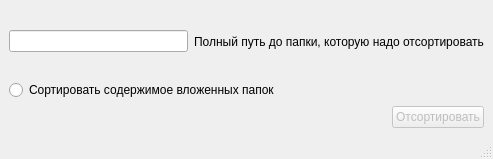
<?xml version="1.0" encoding="UTF-8"?>
<ui version="4.0">
 <class>MainWindow</class>
 <widget class="QMainWindow" name="MainWindow">
  <property name="geometry">
   <rect>
    <x>0</x>
    <y>0</y>
    <width>493</width>
    <height>159</height>
   </rect>
  </property>
  <property name="windowTitle">
   <string>MainWindow</string>
  </property>
  <widget class="QWidget" name="centralwidget">
   <layout class="QGridLayout" name="gridLayout">
    <item row="0" column="0" colspan="2">
     <layout class="QHBoxLayout" name="horizontalLayout">
      <item>
       <widget class="QLineEdit" name="lineEdit">
        <property name="text">
         <string/>
        </property>
       </widget>
      </item>
      <item>
       <widget class="QLabel" name="label">
        <property name="text">
         <string>Полный путь до папки, которую надо отсортировать</string>
        </property>
       </widget>
      </item>
     </layout>
    </item>
    <item row="1" column="0">
     <widget class="QRadioButton" name="radioButton">
      <property name="text">
       <string>Сортировать содержимое вложенных папок</string>
      </property>
      <property name="checked">
       <bool>false</bool>
      </property>
     </widget>
    </item>
    <item row="2" column="0">
     <spacer name="horizontalSpacer">
      <property name="orientation">
       <enum>Qt::Horizontal</enum>
      </property>
      <property name="sizeHint" stdset="0">
       <size>
        <width>40</width>
        <height>20</height>
       </size>
      </property>
     </spacer>
    </item>
    <item row="2" column="1">
     <widget class="QPushButton" name="pushButton">
      <property name="enabled">
       <bool>false</bool>
      </property>
      <property name="text">
       <string>Отсортировать</string>
      </property>
     </widget>
    </item>
   </layout>
  </widget>
  <widget class="QMenuBar" name="menubar">
   <property name="geometry">
    <rect>
     <x>0</x>
     <y>0</y>
     <width>493</width>
     <height>20</height>
    </rect>
   </property>
  </widget>
  <widget class="QStatusBar" name="statusbar"/>
 </widget>
 <resources/>
 <connections/>
</ui>
